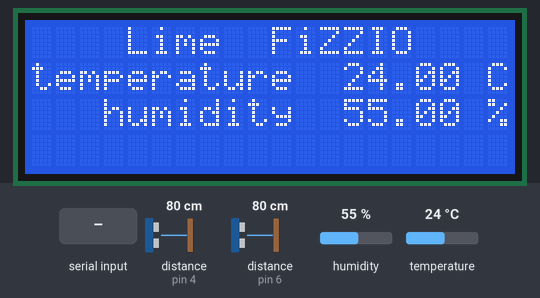
A sketch run on a simulated Arduino Uno, built with avr-gcc and run on an emulated ATmega328P. Parts: 20×4 character LCD. Wiring (inferred from the names in the program): 2 × ultrasonic range finder: trigger pin 3, echo pin 4 / trigger pin 5, echo pin 6. The inputs (shaded band) are chosen by the test bench; at power-on: humidity 55 %, temperature 24 °C, distance to the obstacle (sensors on pin 4, pin 6) 80 cm. The echo pulse lasts 58.3 µs per cm; what the sketch prints to the serial monitor is not drawn.

Above: at 2.2 s.
2.3 s: humidity set to 22 %
At 4.7 s:
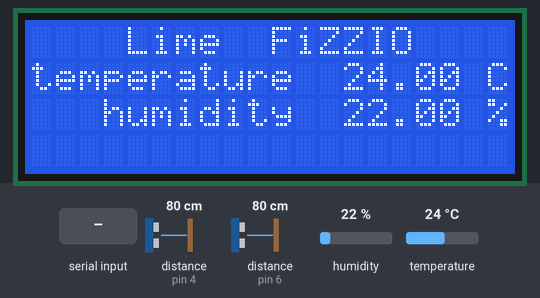
5.2 s: "1" received over Serial
8.4 s: temperature set to 12 °C
At 11.4 s:
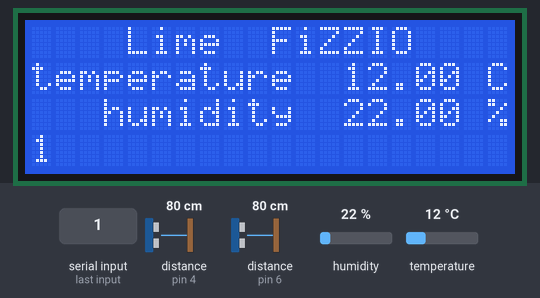
11.7 s: "0" received over Serial
At 13.8 s:
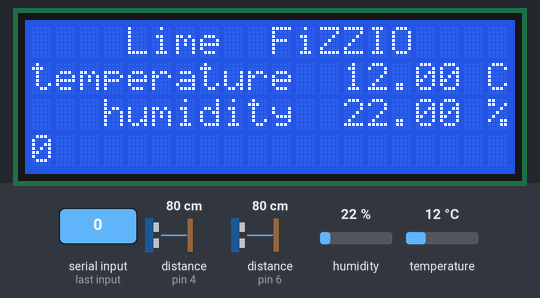
14.9 s: humidity set to 40 %
At 17.3 s:
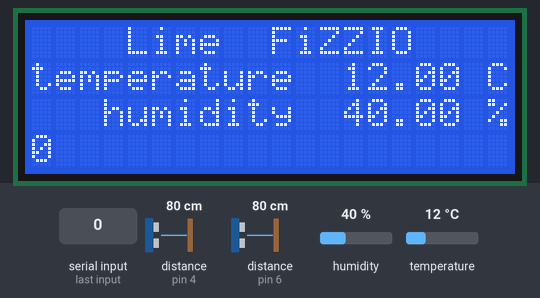
18.1 s: temperature set to 19 °C
Timing chart, 0 to 21.1 s (numbered marks = the images above; inputs shaded):
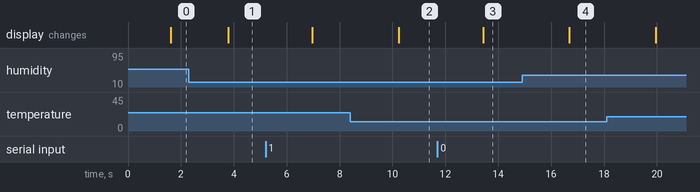

The sketch:

sensor.ino
```cpp
#include <LiquidCrystal_I2C.h>
#include <LCD.h>
#include <Wire.h>
#include <DHT11.h>
#define TRIG_PIN_1 3
#define ECHO_PIN_1 4
#define TRIG_PIN_2 5
#define ECHO_PIN_2 6

DHT11 dht11(A0);

LiquidCrystal_I2C lcd(0x27,2,1,0,4,5,6,7);

unsigned long previousMillis = 0;
const long interval = 500; // interval between sensor readings (in milliseconds)
float initialtemp;
float initialhumi;

void setup() {
  Serial.begin(9600);

  pinMode(TRIG_PIN_1, OUTPUT);
  pinMode(ECHO_PIN_1, INPUT);
  pinMode(TRIG_PIN_2, OUTPUT);
  pinMode(ECHO_PIN_2, INPUT);

  lcd.begin (20,4); // 16 x 2 LCD module
  lcd.setBacklightPin(3,POSITIVE); // BL, BL_POL
  lcd.setBacklight(HIGH);
  lcd.setCursor(0,0);
  lcd.print("    Lime  FiZZIO    ");
  lcd.setCursor(0,3);
  lcd.print("                    ");
}

void loop() {
  unsigned long currentMillis = millis();
  float temp, humi;
  int res = dht11.read(humi, temp);
  if (currentMillis - previousMillis >= interval) {
    previousMillis = currentMillis;

    float duration1, height1, duration2, height2;
    float theta = 3.14;

    // Start trigger pulse for all sensors
    digitalWrite(TRIG_PIN_1, LOW);
    digitalWrite(TRIG_PIN_2, LOW);
    delayMicroseconds(2);
    digitalWrite(TRIG_PIN_1, HIGH);
    digitalWrite(TRIG_PIN_2, HIGH);
    delayMicroseconds(10);
    digitalWrite(TRIG_PIN_1, LOW);
    digitalWrite(TRIG_PIN_2, LOW);

    // Read the echo pulse for each sensor
    duration1 = pulseIn(ECHO_PIN_1, HIGH);
    duration2 = pulseIn(ECHO_PIN_2, HIGH);

    // Calculate the distance for each sensor
    height1 = (duration1 / 2) * 0.0343;
    height2 = (duration2 / 2) * 0.0343;

    // Print the values to the serial monitor
    String values = String(height1) + " " + String(height2) + " " + String(humi) + " " + String(temp);
    Serial.println(values);
    lcd.setCursor(0,0);
    lcd.print("    Lime  FiZZIO    ");
    lcd.setCursor(0,1);
    lcd.print("temperature  " + String(temp) + " C");
    lcd.setCursor(0,2);
    lcd.print("   humidity  " + String(humi) + " %");
    initialtemp = temp;
    initialhumi = humi;
  }
  if (Serial.available()){
    String str;
    str = Serial.readString();
    lcd.setCursor(0,3);
    lcd.print("                    ");
    lcd.setCursor(0,3);
    lcd.print(str);
  }
}
```

Measured:
- after the input at 2.3 s, the display: changes after 1.5 s (image 1)
- after the input at 8.4 s, the display: changes after 1.8 s (image 2)
- after the input at 11.7 s, the display: changes after 1.7 s (image 3)
- after the input at 14.9 s, the display: changes after 1.8 s (image 4)
